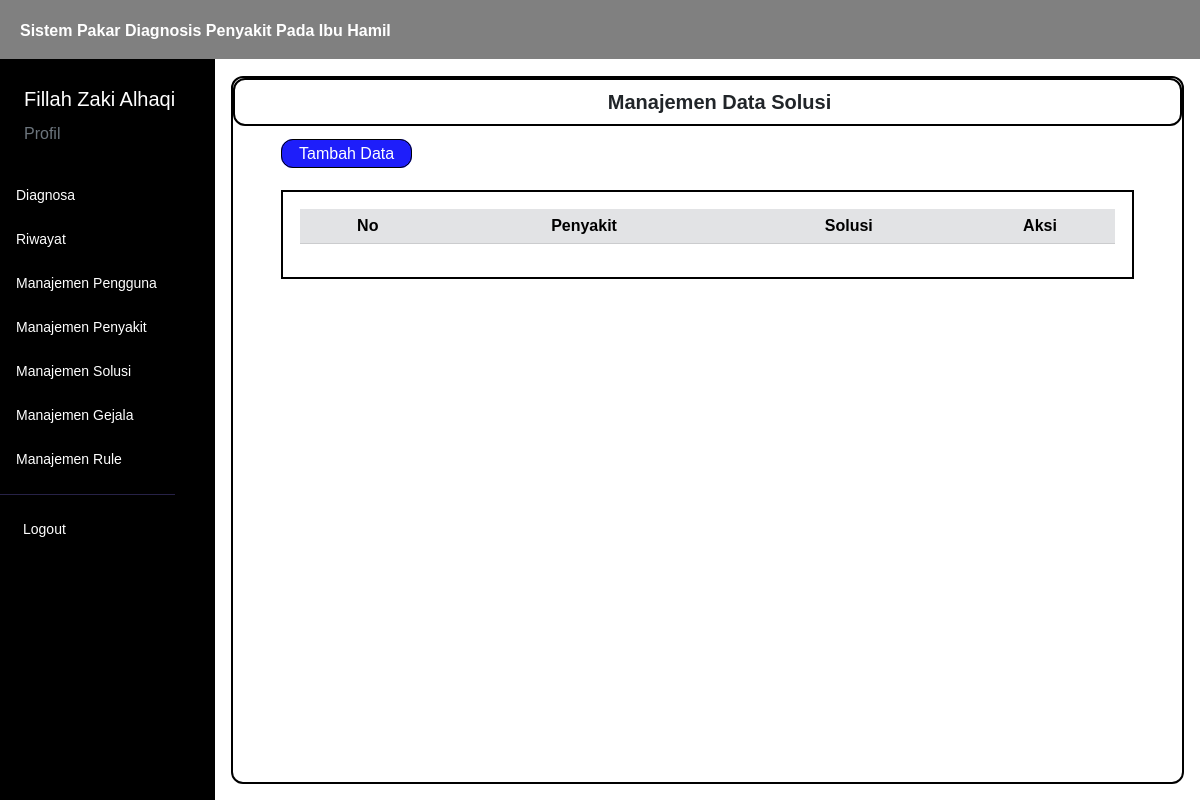
Page /menu/manaj_solusi.php (signed in) on the earlier database version.
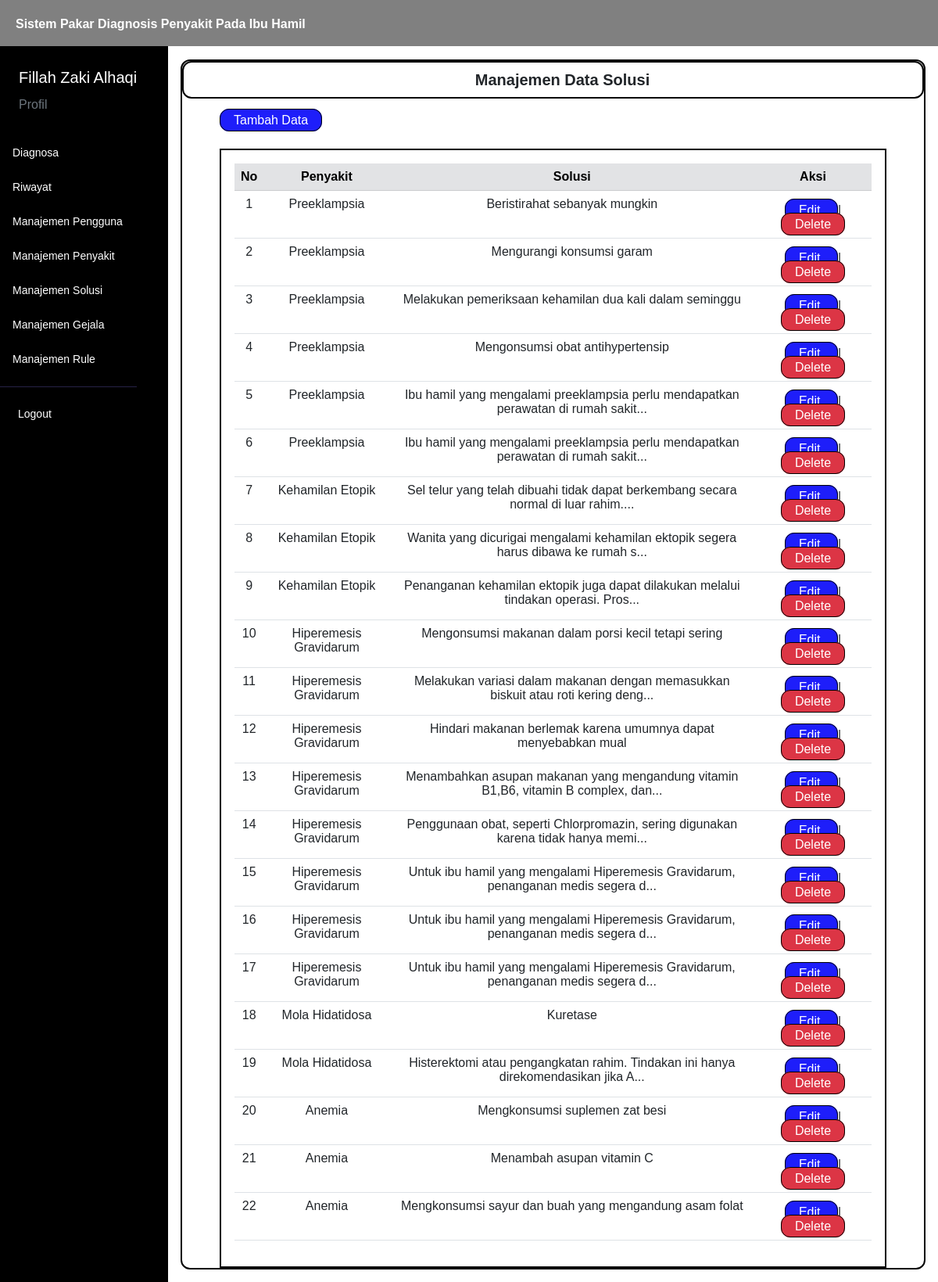
Same page on the later database version.
### tables this page shows
CREATE TABLE `user` (
  `iduser` int(11) NOT NULL,
  `username` varchar(50) NOT NULL,
  `password` varchar(100) NOT NULL,
  `nama` varchar(50) NOT NULL,
  `email` varchar(50) NOT NULL,
  `level` varchar(40) NOT NULL
);

CREATE TABLE `solusi` (
  `idsolusi` int(11) NOT NULL,
  `idpenyakit` int(11) NOT NULL,
  `solusi` text NOT NULL
);

CREATE TABLE `penyakit` (
  `idpenyakit` int(11) NOT NULL,
  `kode_penyakit` varchar(45) NOT NULL,
  `nama_penyakit` varchar(50) NOT NULL,
  `deskripsi` text NOT NULL
);

### controller/main.php (called while the page is built, shortened)
<?php
$conn = mysqli_connect("localhost", "root", "", "kehamilan");
function query($query)
{
    global $conn;
    $result = mysqli_query($conn, $query);
    $rows = [];
    while ($row = mysqli_fetch_assoc($result)) {
        $rows[] = $row;
    }
    return $rows;
}
function generateRandomKey()
{
    $keyLength = 32;
    $randomBytes = openssl_random_pseudo_bytes($keyLength, $strong);
    if (!$strong) {
        $randomBytes = random_bytes($keyLength);
    }
    return base64_encode($randomBytes);
}
function enkripsi($kata)
{
    $key = generateRandomKey();
    $string = openssl_encrypt($kata, 'AES-256-CBC', $key, 0, substr($key, 0, 16));
    $hasilEnkripsi = base64_encode($key . $string);
    return $hasilEnkripsi;
}
function dekripsi($kata)
{
    $string = base64_decode($kata);
    $key = substr($string, 0, 44);
    $enkripsi = substr($string, 44);
    $hasil = openssl_decrypt($enkripsi, 'AES-256-CBC', $key, 0, substr($key, 0, 16));
    return $hasil;
}
function cari_user() {
    $id = dekripsi($_COOKIE['SPKehamilan']);
    $user = query("SELECT * FROM user WHERE iduser = $id")[0];
    return $user;
}
function validasi_admin()
{
    $id = dekripsi($_COOKIE['SPKehamilan']);
    $cek = query("SELECT * FROM user WHERE iduser = $id")[0];
}
?>

### menu/manaj_solusi.php (the view, shortened to what this page needs)
<?php
$data = query("SELECT * FROM solusi ORDER BY idpenyakit ASC");
?>
<html lang="en">
<head>
    <link href="https://cdn.jsdelivr.net/npm/bootstrap@5.3.0/dist/css/bootstrap.min.css" rel="stylesheet"
>
    <link rel="stylesheet" href="https://cdn.datatables.net/1.13.4/css/jquery.dataTables.min.css">
    <link rel="stylesheet" href="../style.css">
</head>
<body>
    <div class="content">
        <?php
        require_once('../navbar/navbar.php');
        ?>
        <div class="main-container m-0">
            <div class="d-flex">
                <?php
                require_once('../navbar/sidebar.php');
                ?>
                <div class="contents px-3 py-3">
                    <div class="box">
                        <div class="box1">
                            <h5 class="text-dark text-center mb-0 ms-4 fw-bold">
                                Manajemen Data Solusi
                            </h5>
                        </div>
                        <div class="ms-5 mt-3">
                            <a href="../insert/solusi.php">Tambah Data</a>
                        </div>
                        <div class="tabel mt-4 mx-5">
                            <table id="example" class="table table-hover text-center">
                                <thead>
                                    <tr class="table-secondary">
                                        <th class="text-center" scope="col">No</th>
                                        <th class="text-center" scope="col">Penyakit</th>
                                        <th class="text-center" scope="col">Solusi</th>
                                        <th class="text-center" scope="col" style="width: 150px;">Aksi</th>
                                    </tr>
                                </thead>
                                <tbody>
                                    <?php
                                    $i = 1;
                                    foreach ($data as $sol):
                                        ?>
                                        <tr>
                                            <?php
                                            $idpenyakit = $sol['idpenyakit'];
                                            $nama_penyakit = query("SELECT nama_penyakit FROM penyakit WHERE idpenyakit = $idpenyakit")[0];
                                            ?>
                                            <td>
                                                <?= $i; ?>
                                            </td>
                                            <td>
                                                <?= $nama_penyakit['nama_penyakit']; ?>
                                            </td>
                                            <td class="truncate">
                                                <?php
                                                $solusi_terbatas = substr($sol['solusi'], 0, 80);
                                                echo $solusi_terbatas;
                                                if (strlen($sol['solusi']) > 80) {
                                                    echo '...';
                                                }
                                                ?>
                                            </td>
                                            <td>
                                                <div class="mt-2">
                                                    <a href="../edit/solusi.php?id=<?= enkripsi($sol['idsolusi']); ?>">
                                                        Edit
                                                    </a>
                                                    |
                                                    <a href="#" class="delete bg-danger" id="delete"
                                                        onclick="confirmDelete(<?= $sol['idsolusi']; ?>)">
                                                        Delete
                                                    </a>
                                                </div>
                                            </td>
                                        </tr>
                                        <?php
                                        $i++;
                                    endforeach;
                                    ?>
                                </tbody>
                            </table>
                        </div>
                    </div>
                </div>
            </div>
        </div>
    </div>
</body>
</html>

### navbar/navbar.php (shortened to what this page needs)
<?php
require_once '../controller/main.php';
if (isset($_COOKIE['SPKehamilan'])) {
    $user = cari_user();
}
?>
<nav class="navbar navbar-expand-lg">
    <div class="container-fluid">
        <div class="collapse navbar-collapse" id="navbarSupportedContent">
            <ul class="navbar-nav mb-2 mb-lg-0">
                <li class="nav-item">
                    <a href="../user" class="nav-link active text-white fw-semibold" aria-current="page">
                        Sistem Pakar Diagnosis Penyakit Pada Ibu Hamil</a>
                </li>
            </ul>
        </div>
    </div>
</nav>

### navbar/sidebar.php (shortened to what this page needs)
<?php
validasi_admin();
?>
<div class="sidebar" id="side_nav">
    <div class="content-side">
        <div class="profil pt-4">
            <span class="text-white ms-4 fs-5">
                <?= $user['nama']; ?>
            </span>
            <div class="ms-4 mt-2">
                <a class="text-decoration-none text-secondary" href="../menu/profil.php">Profil</a>
            </div>
        </div>
        <div class="">
            <ul class="list-unstyled pt-4 fw-medium">
                <li class="">
                    <a href="../diagnosa" class="text-decoration-none d-block">
                        <span>Diagnosa</span>
                    </a>
                </li>
                <li class="">
                    <a href="../menu/riwayat.php" class="text-decoration-none d-block">
                        <span>Riwayat</span>
                    </a>
                </li>
                <li class="">
                    <a href="../menu/manaj_pengguna.php" class="text-decoration-none d-block">
                        <span>Manajemen Pengguna</span>
                    </a>
                </li>
                <li class="">
                    <a href="../menu/manaj_penyakit.php" class="text-decoration-none d-block">
                        <span>Manajemen Penyakit</span>
                    </a>
                </li>
                <li class="">
                    <a href="../menu/manaj_solusi.php" class="text-decoration-none d-block">
                        <span>Manajemen Solusi</span>
                    </a>
                </li>
                <li class="">
                    <a href="../menu/manaj_gejala.php" class="text-decoration-none d-block">
                        <span>Manajemen Gejala</span>
                    </a>
                </li>
                <li class="">
                    <a href="../menu/manaj_rule.php" class="text-decoration-none d-block">
                        <span>Manajemen Rule</span>
                    </a>
                </li>
            </ul>
        </div>
        <hr class="hr-color">
        <ul class="list-unstyled fw-medium pb-5">
            <li>
                <a href="../logout.php" class="text-decoration-none d-block">
                    <span>Logout</span>
                </a>
            </li>
        </ul>
    </div>
</div>

### style.css (style rules this page uses)
* { font-family: "Chakra Petch", sans-serif; }
body { background: white; margin: 0; padding: 0; border: 0; }
.content { min-height: 100vh; width: 100%; }
.sidebar { background: black; min-width: 215px; max-width: 215px; transition: all ease-in 0.3s; min-height: 100vh; }
hr.hr-color { color: #272247; opacity: 1; }
.sidebar ul { padding: 0 11px; }
.sidebar li { margin: 7px 0; }
.sidebar li a { color: white; padding: 8px 5px; font-size: 14px; margin-left: 0; }
.content-side { position: fixed; margin-top: 60px; }
.navbar { z-index: 1; display: flex; position: fixed; width: 100%; }
.content .navbar { background: gray; }
.content .navbar li a { margin-top: 3px; }
.contents { width: 100%; margin-top: 60px; }
.content .contents a { border: solid black 1px; border-radius: 12px; padding: 5px 17px; background: rgb(30, 30, 250); color: #ffffff; text-decoration: none; }
.content .contents .delete { border: solid black 1px; border-radius: 12px; padding: 5px 17px; background: rgb(250, 30, 30); color: #ffffff; text-decoration: none; }
.tabel { border: solid black 2px; padding: 17px; }
.contents .tabel table thead { background-color: #272247; }
.box { border: black solid 2px; border-radius: 12px; height: 100%; }
.box1 { border: black solid 2px; border-radius: 12px; padding: 10px; }

Differences in the rows shown:
added solusi: idpenyakit.nama_penyakit "Preeklampsia", solusi "Beristirahat sebanyak mungkin"
added solusi: idpenyakit.nama_penyakit "Preeklampsia", solusi "Mengurangi konsumsi garam"
added solusi: idpenyakit.nama_penyakit "Preeklampsia", solusi "Melakukan pemeriksaan kehamilan dua kali dalam seminggu"
added solusi: idpenyakit.nama_penyakit "Preeklampsia", solusi "Mengonsumsi obat antihypertensip"
added solusi: idpenyakit.nama_penyakit "Preeklampsia", solusi "Ibu hamil yang mengalami preeklampsia perlu mendapatkan perawatan di rumah sakit"
added solusi: idpenyakit.nama_penyakit "Preeklampsia", solusi "Ibu hamil yang mengalami preeklampsia perlu mendapatkan perawatan di rumah sakit"
added solusi: idpenyakit.nama_penyakit "Kehamilan Etopik", solusi "Sel telur yang telah dibuahi tidak dapat berkembang secara normal di luar rahim."
added solusi: idpenyakit.nama_penyakit "Kehamilan Etopik", solusi "Wanita yang dicurigai mengalami kehamilan ektopik segera harus dibawa ke rumah s"
added solusi: idpenyakit.nama_penyakit "Kehamilan Etopik", solusi "Penanganan kehamilan ektopik juga dapat dilakukan melalui tindakan operasi. Pros"
added solusi: idpenyakit.nama_penyakit "Hiperemesis Gravidarum", solusi "Mengonsumsi makanan dalam porsi kecil tetapi sering"
added solusi: idpenyakit.nama_penyakit "Hiperemesis Gravidarum", solusi "Melakukan variasi dalam makanan dengan memasukkan biskuit atau roti kering deng"
added solusi: idpenyakit.nama_penyakit "Hiperemesis Gravidarum", solusi "Hindari makanan berlemak karena umumnya dapat menyebabkan mual"
added solusi: idpenyakit.nama_penyakit "Hiperemesis Gravidarum", solusi "Menambahkan asupan makanan yang mengandung vitamin B1,B6, vitamin B complex, dan"
added solusi: idpenyakit.nama_penyakit "Hiperemesis Gravidarum", solusi "Penggunaan obat, seperti Chlorpromazin, sering digunakan karena tidak hanya memi"
added solusi: idpenyakit.nama_penyakit "Hiperemesis Gravidarum", solusi "Untuk ibu hamil yang mengalami Hiperemesis Gravidarum, penanganan medis segera d"
added solusi: idpenyakit.nama_penyakit "Hiperemesis Gravidarum", solusi "Untuk ibu hamil yang mengalami Hiperemesis Gravidarum, penanganan medis segera d"
added solusi: idpenyakit.nama_penyakit "Hiperemesis Gravidarum", solusi "Untuk ibu hamil yang mengalami Hiperemesis Gravidarum, penanganan medis segera d"
added solusi: idpenyakit.nama_penyakit "Mola Hidatidosa", solusi "Kuretase"
added solusi: idpenyakit.nama_penyakit "Mola Hidatidosa", solusi "Histerektomi atau pengangkatan rahim. Tindakan ini hanya direkomendasikan jika A"
added solusi: idpenyakit.nama_penyakit "Anemia", solusi "Mengkonsumsi suplemen zat besi"
added solusi: idpenyakit.nama_penyakit "Anemia", solusi "Menambah asupan vitamin C"
added solusi: idpenyakit.nama_penyakit "Anemia", solusi "Mengkonsumsi sayur dan buah yang mengandung asam folat"
